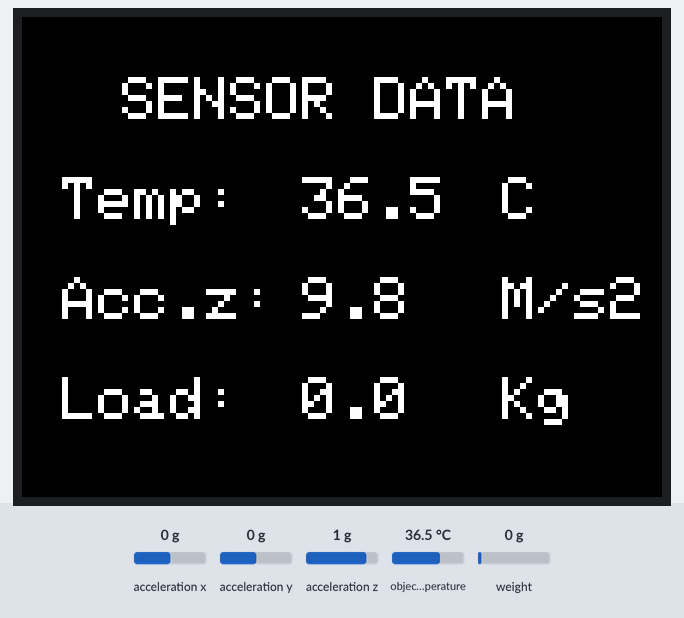
The sketch below on a simulated Arduino Mega 2560, built with avr-gcc and run on an emulated ATmega2560. Parts: 320×240 colour display. The test bench sets the inputs (shaded band); at power-on: acceleration z 1 g, weight on the scale 0 g, object temperature 36.5 °C, acceleration x 0 g, acceleration y 0 g. What the sketch prints to the serial monitor is not drawn.

Above: at 2.4 s.
2.5 s: acceleration z set to 0 g
At 3.5 s:
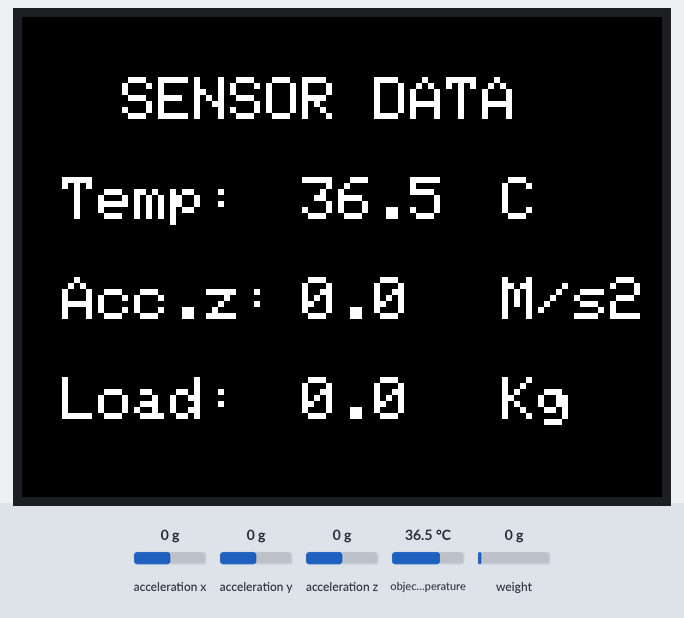
4.2 s: weight on the scale set to 100 g
At 5.2 s:
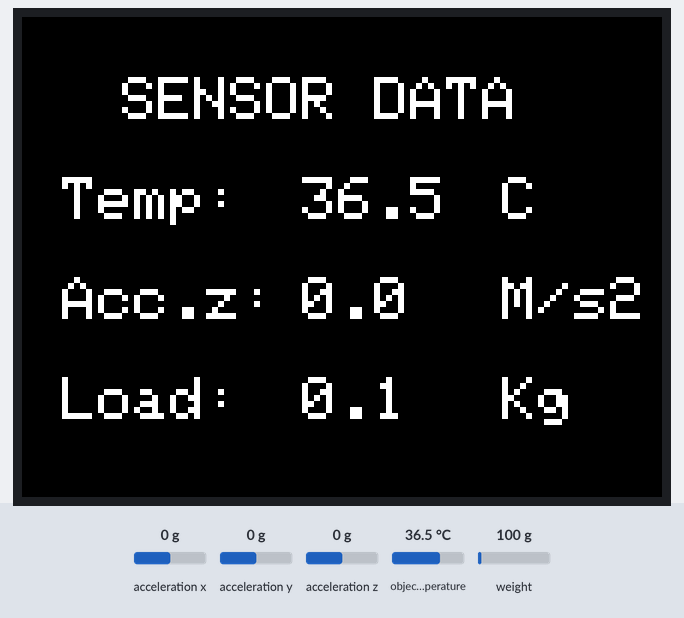
5.7 s: object temperature set to 20 °C
At 6.6 s:
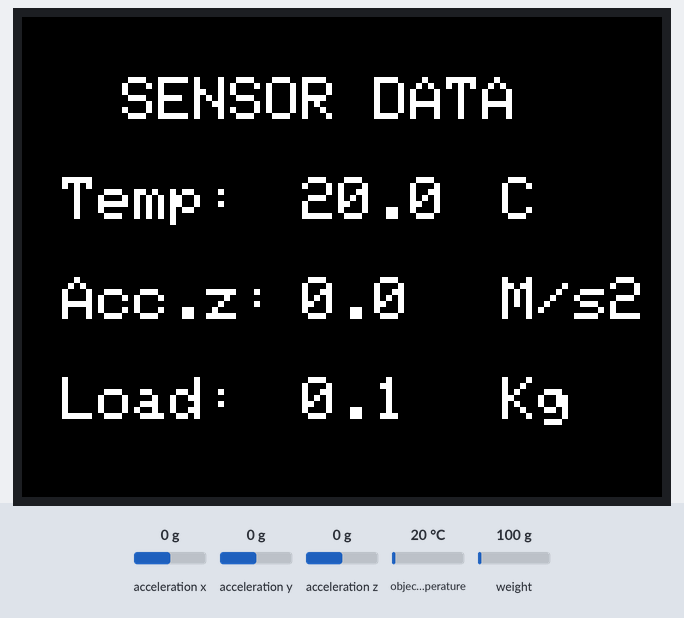
7.4 s: weight on the scale set to 1250 g
At 8.1 s:
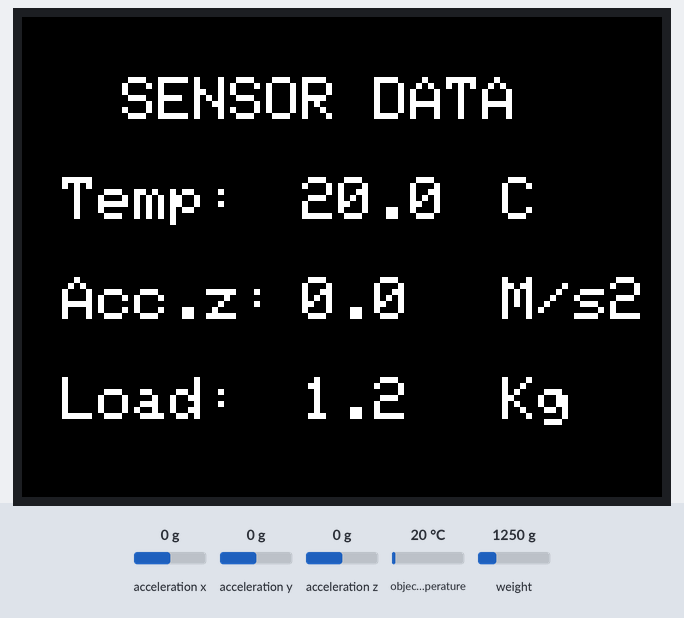
9.0 s: acceleration z set to -1.4 g
At 9.7 s:
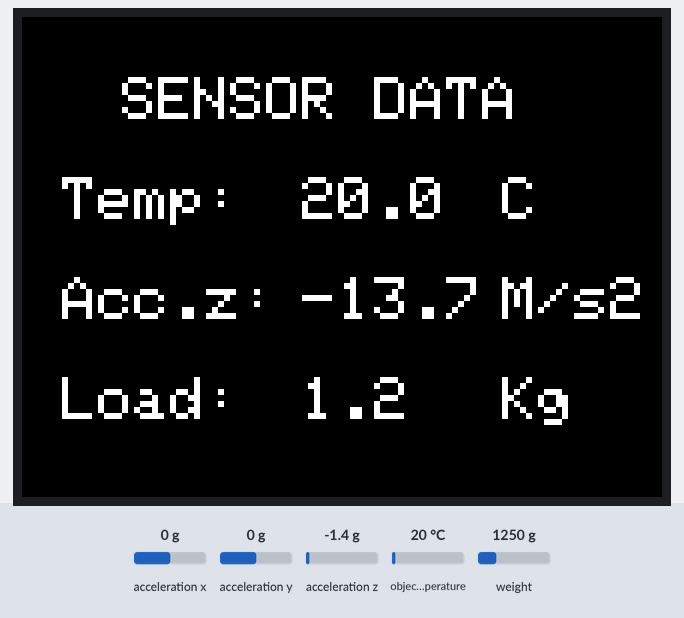
10.6 s: weight on the scale set to 2500 g
At 11.4 s:
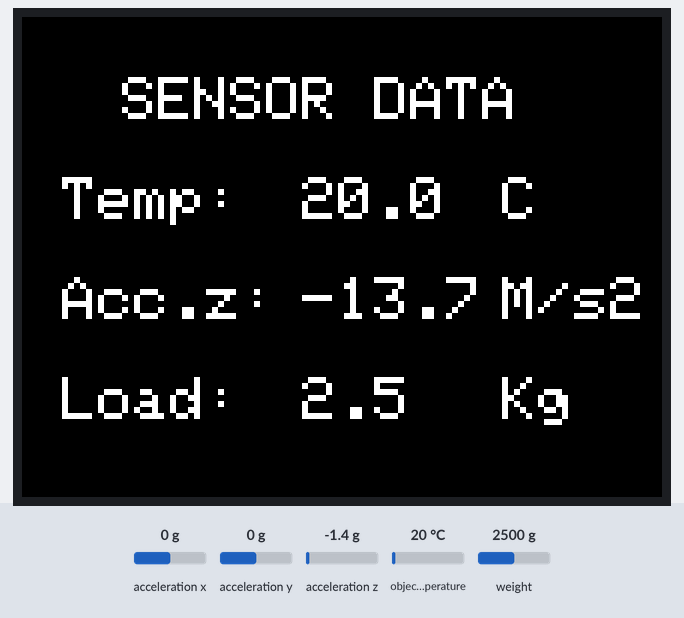
Timing chart, 0 to 13.6 s (numbered marks = the images above; inputs shaded):
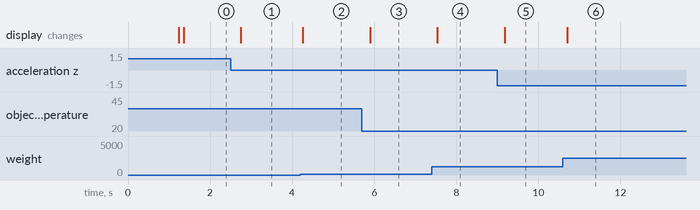

The sketch:

readsensorsuno.ino
```cpp
#include <Adafruit_MLX90614.h>
#include <Wire.h>
#include <Adafruit_Sensor.h>
#include <Adafruit_ADXL345_U.h>
#include "HX711.h"
#define DOUT 24
#define CLK 22
HX711 scale(DOUT, CLK);
float calibration_factor = 96651;
Adafruit_MLX90614 mlx = Adafruit_MLX90614();
Adafruit_ADXL345_Unified accel = Adafruit_ADXL345_Unified();
const int stepPin = 48;
#define LCD_CS A3
#define LCD_CD A2
#define LCD_WR A1
#define LCD_RD A0
#define LCD_RESET A4
#define BLACK 0x0000
#define ILI9341_WHITE 0xFFFF

#include <MCUFRIEND_kbv.h>
MCUFRIEND_kbv tft;
int16_t x = 20;
int16_t y = 80;
void setup() {
  // put your setup code here, to run once:
   Serial.begin(9600);
     while (!Serial);

  if (!mlx.begin()) {
    Serial.println("Error connecting to MLX sensor. Check wiring.");
    while (1);
  } else if (!accel.begin()) {
    Serial.println("No valid sensor found");
    while (1);
  }

  scale.set_scale(157860);
  scale.tare();

  uint16_t identifier = tft.readID();
  identifier = 0x9341;
  tft.begin(identifier);
  tft.setRotation(1);
  tft.fillScreen(BLACK);
  tft.setTextSize(3);
  tft.setTextColor(ILI9341_WHITE);
  tft.setCursor(x+30, y-50);
  tft.print("SENSOR DATA");
  tft.setCursor(x, y);
  tft.print("Temp: ");
  tft.setCursor(x, y + 50);
  tft.print("Acc.z: ");
  tft.setCursor(x, y + 100);
  tft.print("Load: ");

  tft.setCursor(x+220, y);
  tft.print("C");
  tft.setCursor(x+220, y + 50);
  tft.print("M/s2");
  tft.setCursor(x+220, y + 100);
  tft.print("Kg ");
  // tft.setCursor(x, y + 150);
  // tft.print("Load: ");
}
void loop() {
  // put your main code here, to run repeatedly:
  readsensors();
  // float avgRPM = 0;
  // float objectTemperatureC = mlx.readObjectTempC();
  // sensors_event_t event;
  // accel.getEvent(&event);
  // float vibration = event.acceleration.z;
  // float load = scale.get_units();

  // String datatosend = String(objectTemperatureC) + "," + String(vibration) + "," + String(abs(load));
  // Serial.println(datatosend);
  // delay(100); // Adjust as needed for your application

}
void readsensors() {
  float avgRPM = 0;
  float objectTemperatureC = mlx.readObjectTempC();
  sensors_event_t event;
  accel.getEvent(&event);
  float vibration = event.acceleration.z;
  float load = scale.get_units();
  // if (Serial.available() > 0) {
  //   String command = Serial.readStringUntil('\n');
  //   command.trim();
  // if (command == "slowdrill" || command == "fastdrill"|| command== "stopmachine") {
  //     if (command == "slowdrill") {
  //       speed = 200;
  //     } else if (command == "fastdrill") {
  //       speed = 255;
  //     }
  //     else if (command == "stopmachine") {
  //       analogWrite(enA, 0);
  //       digitalWrite(enPin, HIGH);
  //       timebt = 0;
  //       speed = 0;
  //     }
  // }}
  String datatosend = String(objectTemperatureC) + "," + String(vibration) + "," + String(load);
  Serial.println(datatosend);
  int16_t xRect = x + 120;
  int16_t yRect = y;
  int16_t widthRect = 25;
  int16_t heightRect = tft.height();
  tft.setCursor(xRect, yRect);
  tft.fillRect(xRect, yRect, 80, 100, BLACK);
  tft.print(objectTemperatureC, 1);

  int16_t yRect1 = y + 50;
  tft.setCursor(xRect, yRect1);
  tft.fillRect(xRect, yRect1, 80, 100, BLACK);
  tft.print(vibration, 1);

  int16_t yRect2 = y + 100;
  tft.setCursor(xRect, yRect2);
  tft.fillRect(xRect, yRect2, 80, 100, BLACK);
  tft.print(abs(load), 1);

  // int16_t yRect3 = y + 150;
  // tft.setCursor(xRect, yRect3);
  // tft.fillRect(xRect, yRect3, 80, 100, BLACK);
  // tft.print(load, 1);
}
```

Measured:
- after the input at 2.5 s, the display: changes after 0.25 s (image 1)
- after the input at 4.2 s, the display: changes after 0.06 s (image 2)
- after the input at 5.7 s, the display: changes after 0.20 s (image 3)
- after the input at 7.4 s, the display: changes after 0.14 s (image 4)
- after the input at 9.0 s, the display: changes after 0.18 s (image 5)
- after the input at 10.6 s, the display: changes after 0.10 s (image 6)
